Frame 1 (no input): blank canvas, image omitted
Frame 60 (the mouse pressed at the canvas centre just before this capture): blank canvas, image omitted
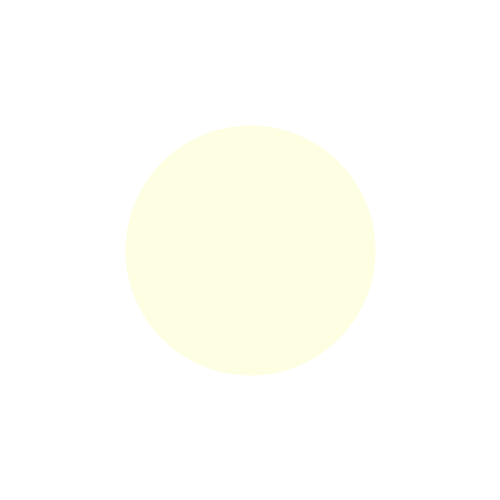
Frame 120 (the mouse held since frame 60 and released just before this capture)

The Processing sketch whose frames 1 and 60 were blank and that drew this single picture after the mouse press (run headless with seeded random() and noise(); from frame 60 on, the mouse is pressed at the canvas centre):

// Processing sketch: processing_60195
// ── processing_60195.pde

void setup() {
  size(500,500);
  background(255);
}
 
void draw() {
  // Es wird eine sich nach Geschwindigkeit verdickende Linie gezeichnet:
  stroke(mouseX,mouseY,random(mouseY),random(180));
  strokeWeight(abs(mouseY-pmouseY));
  line(mouseX,mouseY,mouseX,mouseY);
}


void mousePressed() {
  noStroke();
  fill(mouseX,mouseY,random(mouseX),40);
  ellipse(mouseX,mouseY,100,100);
}
 
void keyPressed() {
  background(random(mouseX));
}
